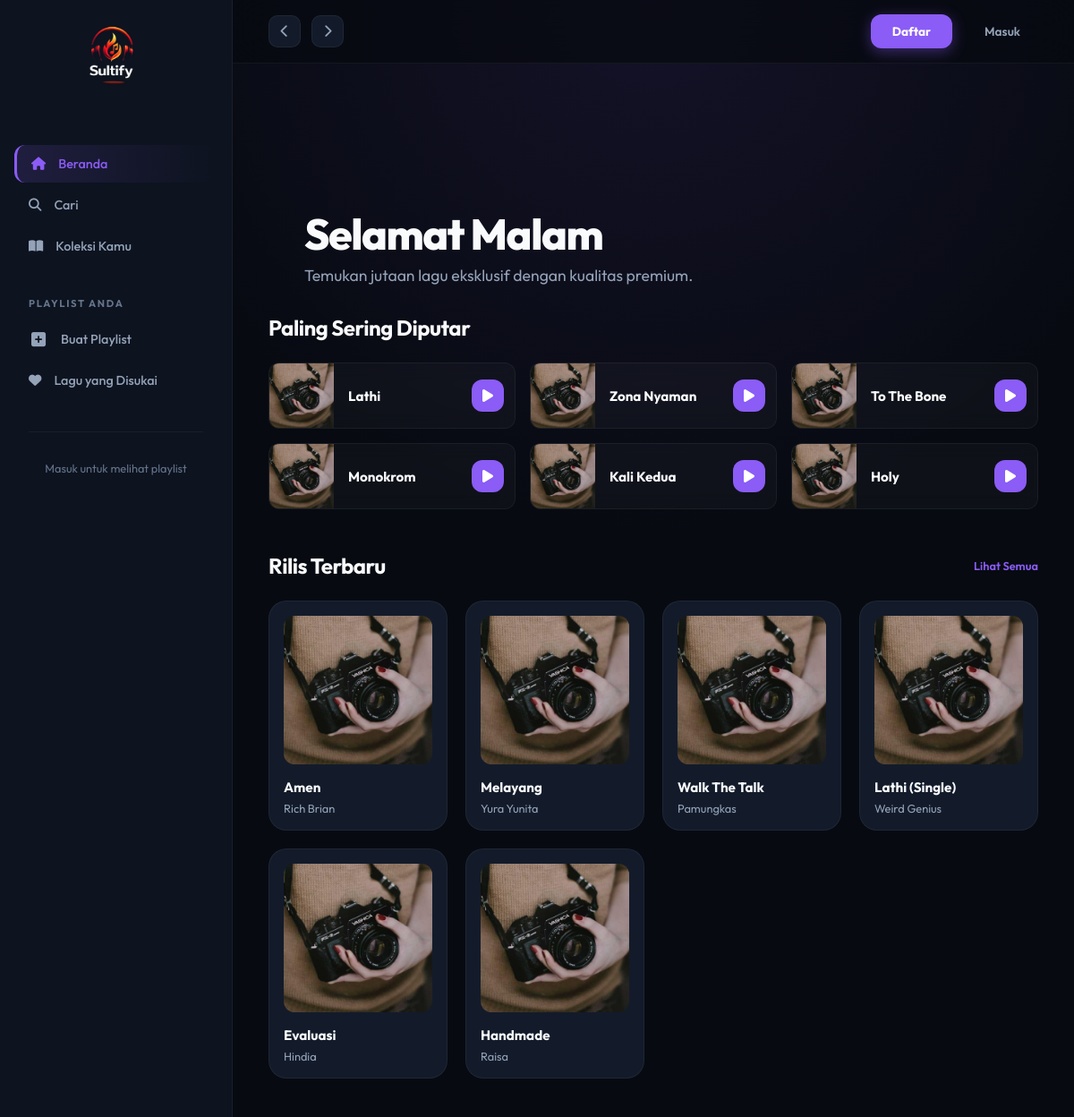
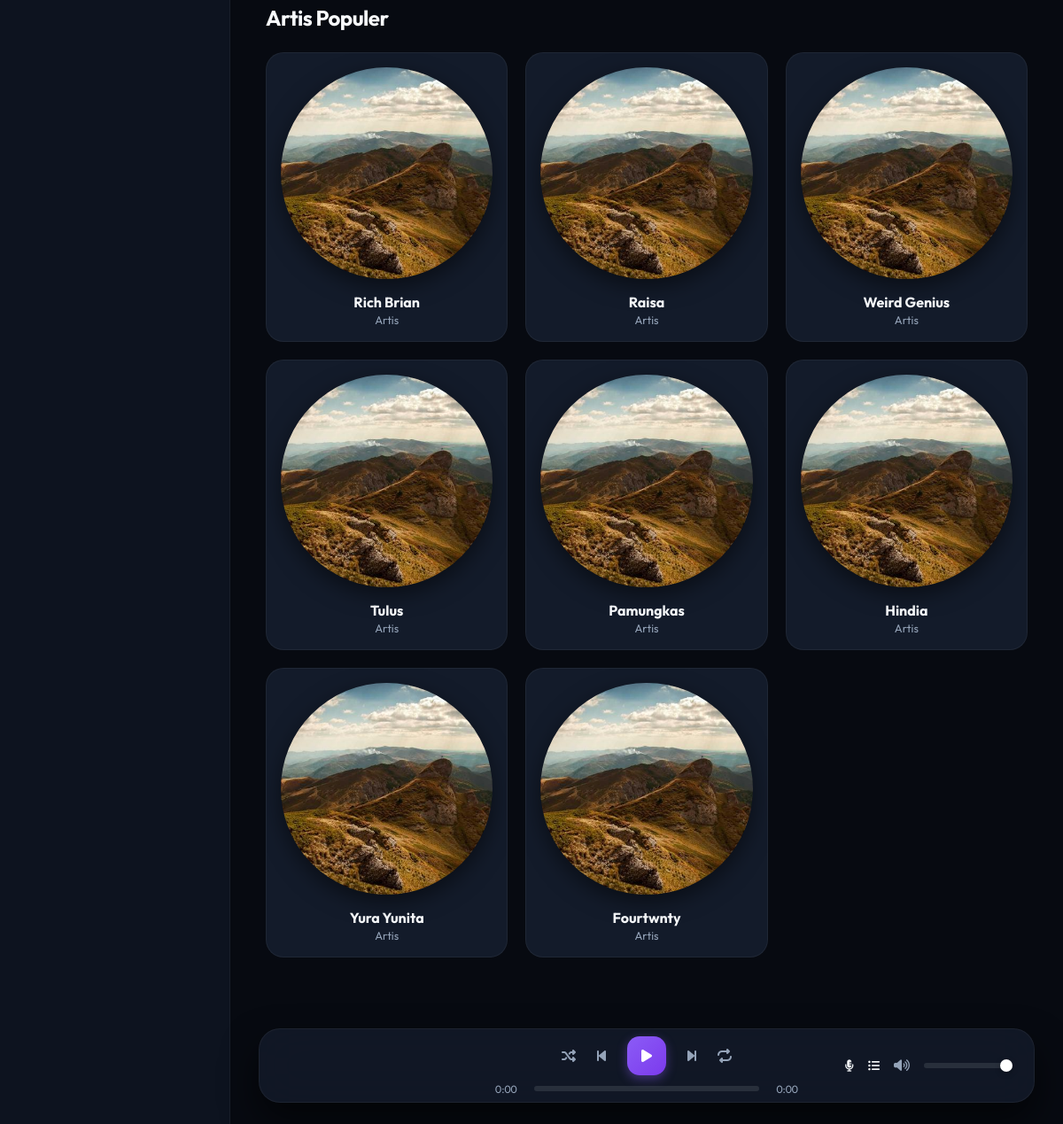
The page / on the database its author committed (2 pictures, top to bottom).
### tables this page shows
CREATE TABLE `songs` (
  `id`          INT UNSIGNED    NOT NULL AUTO_INCREMENT,
  `artist_id`   INT UNSIGNED    NOT NULL,
  `album_id`    INT UNSIGNED    DEFAULT NULL,
  `title`       VARCHAR(200)    NOT NULL,
  `slug`        VARCHAR(210)    NOT NULL,
  `file_path`   VARCHAR(255)    NOT NULL COMMENT 'path file audio di server',
  `cover`       VARCHAR(255)    DEFAULT NULL COMMENT 'override cover dari album',
  `duration`    INT UNSIGNED    NOT NULL DEFAULT 0 COMMENT 'durasi dalam detik',
  `track_number` SMALLINT UNSIGNED DEFAULT NULL,
  `genre`       VARCHAR(100)    DEFAULT NULL,
  `lyrics`      LONGTEXT        DEFAULT NULL,
  `play_count`  BIGINT UNSIGNED NOT NULL DEFAULT 0,
  `is_published` TINYINT(1)     NOT NULL DEFAULT 1,
  `is_explicit`  TINYINT(1)     NOT NULL DEFAULT 0,
  `created_at`  TIMESTAMP       NOT NULL DEFAULT CURRENT_TIMESTAMP,
  `updated_at`  TIMESTAMP       NOT NULL DEFAULT CURRENT_TIMESTAMP ON UPDATE CURRENT_TIMESTAMP,
  PRIMARY KEY (`id`),
  UNIQUE KEY `uq_songs_slug`       (`slug`),
  KEY `idx_songs_artist_id`        (`artist_id`),
  KEY `idx_songs_album_id`         (`album_id`),
  KEY `idx_songs_genre`            (`genre`),
  KEY `idx_songs_play_count`       (`play_count`),
  CONSTRAINT `fk_songs_artist`
    FOREIGN KEY (`artist_id`) REFERENCES `artists` (`id`)
    ON DELETE CASCADE ON UPDATE CASCADE,
  CONSTRAINT `fk_songs_album`
    FOREIGN KEY (`album_id`) REFERENCES `albums` (`id`)
    ON DELETE SET NULL ON UPDATE CASCADE
);

CREATE TABLE `albums` (
  `id`           INT UNSIGNED    NOT NULL AUTO_INCREMENT,
  `artist_id`    INT UNSIGNED    NOT NULL,
  `title`        VARCHAR(200)    NOT NULL,
  `slug`         VARCHAR(210)    NOT NULL,
  `cover`        VARCHAR(255)    DEFAULT 'default_cover.png',
  `description`  TEXT            DEFAULT NULL,
  `release_date` DATE            DEFAULT NULL,
  `album_type`   ENUM('album','single','ep','compilation') NOT NULL DEFAULT 'album',
  `genre`        VARCHAR(100)    DEFAULT NULL,
  `total_tracks` INT UNSIGNED    NOT NULL DEFAULT 0,
  `is_published`  TINYINT(1)     NOT NULL DEFAULT 1,
  `created_at`   TIMESTAMP       NOT NULL DEFAULT CURRENT_TIMESTAMP,
  `updated_at`   TIMESTAMP       NOT NULL DEFAULT CURRENT_TIMESTAMP ON UPDATE CURRENT_TIMESTAMP,
  PRIMARY KEY (`id`),
  UNIQUE KEY `uq_albums_slug`     (`slug`),
  KEY `idx_albums_artist_id`      (`artist_id`),
  KEY `idx_albums_release_date`   (`release_date`),
  CONSTRAINT `fk_albums_artist`
    FOREIGN KEY (`artist_id`) REFERENCES `artists` (`id`)
    ON DELETE CASCADE ON UPDATE CASCADE
);

CREATE TABLE `artists` (
  `id`          INT UNSIGNED    NOT NULL AUTO_INCREMENT,
  `name`        VARCHAR(150)    NOT NULL,
  `slug`        VARCHAR(160)    NOT NULL,
  `bio`         TEXT            DEFAULT NULL,
  `photo`       VARCHAR(255)    DEFAULT 'default_artist.png',
  `country`     VARCHAR(100)    DEFAULT NULL,
  `genre`       VARCHAR(100)    DEFAULT NULL,
  `monthly_listeners` INT UNSIGNED DEFAULT 0,
  `is_verified` TINYINT(1)      NOT NULL DEFAULT 0,
  `created_at`  TIMESTAMP       NOT NULL DEFAULT CURRENT_TIMESTAMP,
  `updated_at`  TIMESTAMP       NOT NULL DEFAULT CURRENT_TIMESTAMP ON UPDATE CURRENT_TIMESTAMP,
  PRIMARY KEY (`id`),
  UNIQUE KEY `uq_artists_slug`   (`slug`),
  KEY `idx_artists_genre`        (`genre`)
);

### index.php (called while the page is built, shortened)
<?php
require_once 'config/database.php';
$page = $_GET['page'] ?? 'home';
$valid_pages = [
    'home'      => 'pages/home.php',
    'search'    => 'pages/search.php',
    'library'   => 'pages/library.php',
    'playlist'  => 'pages/playlist.php',
    'artist'    => 'pages/artist.php',
    'profile'   => 'pages/profile.php',
    'favorites' => 'pages/favorites.php',
    'album'     => 'pages/album.php',
];
if (array_key_exists($page, $valid_pages)) {
    $file_to_include = $valid_pages[$page];
} else {
    $file_to_include = 'pages/home.php';
    $page = 'home';
}
require_once 'includes/header.php';
require_once $file_to_include;
require_once 'includes/footer.php';

### config/database.php (called while the page is built, shortened)
<?php
function isLoggedIn(): bool {
    return isset($_SESSION['user_id']);
}
function getCoverUrl(string $cover = null): string {
    if ($cover && file_exists(UPLOAD_PATH . $cover)) {
        return BASE_URL . '/uploads/' . $cover;
    }
    return BASE_URL . '/assets/images/default_cover.svg';
}

### pages/home.php (the view, shortened to what this page needs)
<?php
$pdo = getDB();
$stmt = $pdo->query("SELECT * FROM v_top_songs LIMIT 6");
$topSongs = $stmt->fetchAll();
$stmt2 = $pdo->query("SELECT a.id, a.title, a.slug, a.cover, ar.name as artist_name
                      FROM albums a
                      JOIN artists ar ON a.artist_id = ar.id
                      WHERE a.is_published = 1
                      ORDER BY a.release_date DESC LIMIT 6");
$recentAlbums = $stmt2->fetchAll();
$stmt3 = $pdo->query("SELECT * FROM artists ORDER BY created_at DESC, monthly_listeners DESC LIMIT 12");
$topArtists = $stmt3->fetchAll();
?>
<section class="hero">
    <div class="hero-content">
        <h1 class="hero-greeting">
        </h1>
        <p class="hero-sub">Temukan jutaan lagu eksklusif dengan kualitas premium.</p>
    </div>
</section>
<section class="section">
    <div class="section-header">
        <h2 class="section-title">Paling Sering Diputar</h2>
    </div>
    <div class="quick-grid">
        <?php foreach($topSongs as $song): ?>
            <?php $playArgs = "{$song['id']}, '" . addslashes($song['title']) . "', '" . addslashes($song['artist_name']) . "', '" . getCoverUrl($song['cover'] ?? $song['album_cover'] ?? null) . "', '" . BASE_URL . "/uploads/" . $song['file_path'] . "'"; ?>
            <div class="quick-card" id="song-card-<?= $song['id'] ?>" onclick="playSong(<?= $playArgs ?>)">
                <div class="quick-card-cover">
                    <img src="<?= getCoverUrl($song['cover'] ?? $song['album_cover'] ?? null) ?>" alt="<?= htmlspecialchars($song['title']) ?>" onerror="this.src='<?= BASE_URL ?>/assets/images/default_cover.svg'">
                </div>
                <div class="quick-card-name" title="<?= htmlspecialchars($song['title']) ?>"><?= htmlspecialchars($song['title']) ?></div>
                <div class="card-play-btn" style="position: static; margin-right: 12px; width: 36px; height: 36px; opacity: 1; transform: none; box-shadow: none;">
                    <i class="fa-solid fa-play"></i>
                </div>
            </div>
        <?php endforeach; ?>
    </div>
</section>
<section class="section fade-in" style="animation-delay: 0.1s;">
    <div class="section-header">
        <h2 class="section-title">Rilis Terbaru</h2>
        <a href="<?= BASE_URL ?>/search" class="section-link">Lihat Semua</a>
    </div>
    <div class="cards-grid">
        <?php foreach($recentAlbums as $album): ?>
            <div class="card" onclick="navigateTo('<?= BASE_URL ?>/album?id=<?= $album['id'] ?>')">
                <div class="card-cover">
                    <img src="<?= getCoverUrl($album['cover']) ?>" alt="<?= htmlspecialchars($album['title']) ?>" onerror="this.src='<?= BASE_URL ?>/assets/images/default_cover.svg'">
                </div>
                <div class="card-title" title="<?= htmlspecialchars($album['title']) ?>"><?= htmlspecialchars($album['title']) ?></div>
                <div class="card-sub"><?= htmlspecialchars($album['artist_name']) ?></div>
            </div>
        <?php endforeach; ?>
    </div>
</section>
<section class="section fade-in" style="animation-delay: 0.2s;">
    <div class="section-header">
        <h2 class="section-title">Artis Populer</h2>
    </div>
    <div class="cards-grid cards-grid-lg">
        <?php foreach($topArtists as $artist): ?>
            <div class="card" onclick="navigateTo('<?= BASE_URL ?>/artist?id=<?= $artist['id'] ?>')">
                <div class="card-cover" style="border-radius: 50%; box-shadow: 0 8px 24px rgba(0,0,0,.5);">
                    <img src="<?= getCoverUrl($artist['photo'] ?? null) ?>" alt="<?= htmlspecialchars($artist['name']) ?>" onerror="this.src='<?= BASE_URL ?>/assets/images/default_cover.svg'">
                </div>
                <div class="card-title" style="text-align: center; margin-bottom: 2px; font-size: 1rem;"><?= htmlspecialchars($artist['name']) ?></div>
                <div class="card-sub" style="text-align: center;">Artis</div>
            </div>
        <?php endforeach; ?>
    </div>
</section>

### includes/header.php (shortened to what this page needs)
<!DOCTYPE html>
<html lang="id">
<head>
    <link href="https://cdnjs.cloudflare.com/ajax/libs/font-awesome/6.4.0/css/all.min.css" rel="stylesheet">
    <link rel="stylesheet" href="<?= BASE_URL ?>/assets/css/style.css?v=<?= time() ?>">
</head>
<body>
    <div class="app-layout">
        <?php include 'sidebar.php'; ?>
        <main class="main-content">
            <header class="topbar">
                <div class="topbar-left">
                    <button class="topbar-nav-btn" onclick="history.back()"><i class="fa-solid fa-chevron-left"></i></button>
                    <button class="topbar-nav-btn" onclick="history.forward()"><i class="fa-solid fa-chevron-right"></i></button>
                </div>
                <div class="topbar-right">
                    <?php if (isLoggedIn()): ?>
                        <?php
                            $pdo = getDB();
                            $stmt = $pdo->prepare("SELECT * FROM users WHERE id = ?");
                            $stmt->execute([$_SESSION['user_id']]);
                            $currentUser = $stmt->fetch();
                            if (!$currentUser) {
                                session_destroy();
                                redirect('/auth/login.php');
                            }
                        ?>
                        <div class="user-menu" onclick="navigateTo('<?= BASE_URL ?>/profile')">
                            <div class="user-avatar">
                                <img src="<?= BASE_URL ?>/assets/images/<?= htmlspecialchars($currentUser['avatar']) ?>" alt="Avatar" onerror="this.style.display='none'; this.parentNode.innerHTML='<?= strtoupper(substr($currentUser['full_name'], 0, 1)) ?>'">
                            </div>
                            <span class="user-menu-name"><?= htmlspecialchars($currentUser['full_name']) ?></span>
                        </div>
                        <a href="<?= BASE_URL ?>/auth/logout.php" style="color: var(--text-muted); font-size: 1.1rem; margin-left: 8px;" title="Logout"><i class="fa-solid fa-right-from-bracket"></i></a>
                    <?php else: ?>
                        <a href="<?= BASE_URL ?>/auth/register.php" class="btn-signup">Daftar</a>
                        <a href="<?= BASE_URL ?>/auth/login.php" class="btn-login">Masuk</a>
                    <?php endif; ?>
                </div>
            </header>
            <div class="page-content">

### includes/sidebar.php
<aside class="sidebar">
    <div class="sidebar-logo" style="margin-bottom: 24px;">
        <img src="<?= BASE_URL ?>/assets/images/sultify-logo.png" alt="Sultify Logo" style="height: 130px; margin: -30px 0;">
    </div>
    <nav class="sidebar-nav">
        <ul>
            <li class="nav-item <?= $page === 'home' ? 'active' : '' ?>" onclick="navigateTo('<?= BASE_URL ?>/')">
                <i class="fa-solid fa-house"></i> <span>Beranda</span>
            </li>
            <li class="nav-item <?= $page === 'search' ? 'active' : '' ?>" onclick="navigateTo('<?= BASE_URL ?>/search')">
                <i class="fa-solid fa-magnifying-glass"></i> <span>Cari</span>
            </li>
            <li class="nav-item <?= $page === 'library' ? 'active' : '' ?>" onclick="navigateTo('<?= BASE_URL ?>/library')">
                <i class="fa-solid fa-book-open"></i> <span>Koleksi Kamu</span>
            </li>
        </ul>
    </nav>
    <nav class="sidebar-nav">
        <div class="nav-label">Playlist Anda</div>
        <ul>
            <li class="nav-item" onclick="showToast('Fitur buat playlist segera hadir', 'success')">
                <i class="fa-solid fa-square-plus nav-icon"></i> Buat Playlist
            </li>
            <li class="nav-item <?= $page === 'favorites' ? 'active' : '' ?>" onclick="navigateTo('<?= BASE_URL ?>/favorites')">
                <div class="liked-icon"><i class="fa-solid fa-heart"></i></div> <span>Lagu yang Disukai</span>
            </li>
        </ul>
    </nav>
    <div class="sidebar-divider"></div>
    <div class="sidebar-playlists">
        <?php if (isLoggedIn()): ?>
            <?php
            $pdo = getDB();
            $stmt = $pdo->prepare("SELECT id, name FROM playlists WHERE user_id = ? ORDER BY name ASC");
            $stmt->execute([$_SESSION['user_id']]);
            $userPlaylists = $stmt->fetchAll();
            foreach ($userPlaylists as $pl):
            ?>
                <div class="playlist-item" onclick="navigateTo('<?= BASE_URL ?>/playlist?id=<?= $pl['id'] ?>')">
                    <?= htmlspecialchars($pl['name']) ?>
                </div>
            <?php endforeach; ?>
        <?php else: ?>
            <div style="padding: 12px; font-size: 0.8rem; color: var(--text-dim); text-align: center;">
                Masuk untuk melihat playlist
            </div>
        <?php endif; ?>
    </div>
</aside>

### includes/footer.php (shortened to what this page needs)
            </div>
        </main>
        <?php include 'player.php'; ?>
    </div>
</body>
</html>

### includes/player.php (shortened to what this page needs)
<div class="player">
    <div class="player-center">
        <div class="player-controls">
            <div class="player-btns">
                <button class="ctrl-btn" id="btn-shuffle"><i class="fa-solid fa-shuffle"></i></button>
                <button class="ctrl-btn" id="btn-prev"><i class="fa-solid fa-backward-step"></i></button>
                <button class="play-btn" id="btn-play"><i class="fa-solid fa-play"></i></button>
                <button class="ctrl-btn" id="btn-next"><i class="fa-solid fa-forward-step"></i></button>
                <button class="ctrl-btn" id="btn-repeat"><i class="fa-solid fa-repeat"></i></button>
            </div>
            <div class="progress-bar-wrap">
                <span class="progress-time" id="time-current">0:00</span>
                <div class="progress-track" id="progress-track">
                </div>
                <span class="progress-time" id="time-total">0:00</span>
            </div>
        </div>
    </div>
    <div class="player-right">
        <button class="queue-btn" title="Lirik" id="btn-lyrics" onclick="toggleLyrics()"><i class="fa-solid fa-microphone-lines"></i></button>
        <button class="queue-btn" title="Antrean"><i class="fa-solid fa-list-ul"></i></button>
        <i class="fa-solid fa-volume-high" style="color: var(--text-muted); font-size: .9rem;"></i>
        <input type="range" class="vol-slider" id="vol-slider" min="0" max="1" step="0.01" value="1">
    </div>
</div>

### rows shown on the page
songs: title "Lathi"
songs: title "Zona Nyaman"
songs: title "To The Bone"
songs: title "Monokrom"
songs: title "Kali Kedua"
songs: title "Holy"
albums: cover (placeholder picture), title "Amen", artist.name "Rich Brian"
albums: cover (placeholder picture), title "Melayang", artist.name "Yura Yunita"
albums: cover (placeholder picture), title "Walk The Talk", artist.name "Pamungkas"
albums: cover (placeholder picture), title "Lathi (Single)", artist.name "Weird Genius"
albums: cover (placeholder picture), title "Evaluasi", artist.name "Hindia"
albums: cover (placeholder picture), title "Handmade", artist.name "Raisa"
artists: photo (placeholder picture), name "Rich Brian"
artists: photo (placeholder picture), name "Raisa"
artists: photo (placeholder picture), name "Weird Genius"
artists: photo (placeholder picture), name "Tulus"
artists: photo (placeholder picture), name "Pamungkas"
artists: photo (placeholder picture), name "Hindia"
artists: photo (placeholder picture), name "Yura Yunita"
artists: photo (placeholder picture), name "Fourtwnty"
